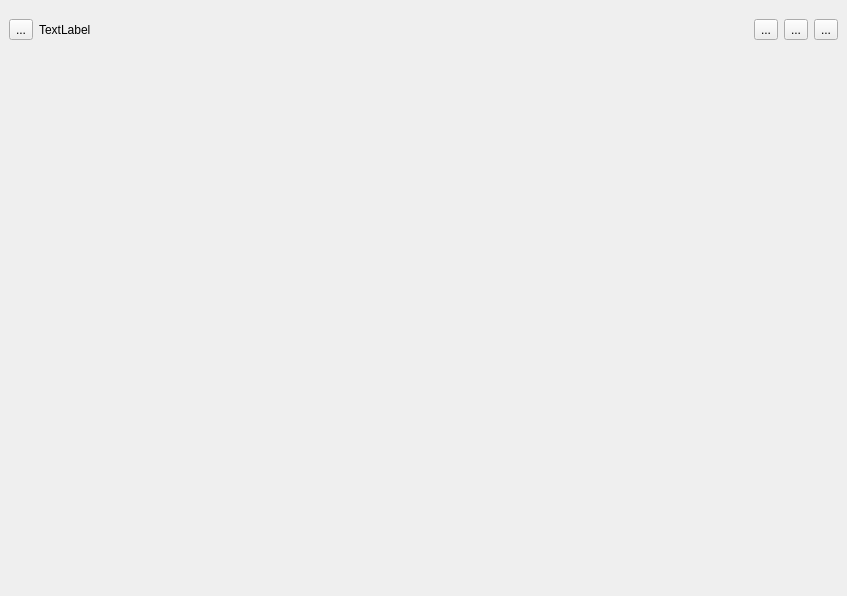
<?xml version="1.0" encoding="UTF-8"?>
<ui version="4.0">
 <class>SDialog</class>
 <widget class="QDialog" name="SDialog">
  <property name="geometry">
   <rect>
    <x>0</x>
    <y>0</y>
    <width>847</width>
    <height>596</height>
   </rect>
  </property>
  <property name="windowTitle">
   <string>Dialog</string>
  </property>
  <layout class="QGridLayout" name="gridLayout">
   <property name="leftMargin">
    <number>0</number>
   </property>
   <property name="topMargin">
    <number>0</number>
   </property>
   <property name="rightMargin">
    <number>0</number>
   </property>
   <property name="bottomMargin">
    <number>0</number>
   </property>
   <property name="spacing">
    <number>0</number>
   </property>
   <item row="1" column="1">
    <widget class="QWidget" name="widget_dialogTitleBar" native="true">
     <property name="sizePolicy">
      <sizepolicy hsizetype="Expanding" vsizetype="Preferred">
       <horstretch>0</horstretch>
       <verstretch>0</verstretch>
      </sizepolicy>
     </property>
     <property name="minimumSize">
      <size>
       <width>0</width>
       <height>60</height>
      </size>
     </property>
     <layout class="QHBoxLayout" name="horizontalLayout">
      <item>
       <widget class="QToolButton" name="toolButton_dialogIcon">
        <property name="text">
         <string>...</string>
        </property>
       </widget>
      </item>
      <item>
       <widget class="QLabel" name="label_dialogTitle">
        <property name="text">
         <string>TextLabel</string>
        </property>
       </widget>
      </item>
      <item>
       <spacer name="horizontalSpacer">
        <property name="orientation">
         <enum>Qt::Horizontal</enum>
        </property>
        <property name="sizeHint" stdset="0">
         <size>
          <width>572</width>
          <height>20</height>
         </size>
        </property>
       </spacer>
      </item>
      <item>
       <widget class="QToolButton" name="toolButton_minSizeDialog">
        <property name="text">
         <string>...</string>
        </property>
       </widget>
      </item>
      <item>
       <widget class="QToolButton" name="toolButton_maxRestoreDialog">
        <property name="text">
         <string>...</string>
        </property>
       </widget>
      </item>
      <item>
       <widget class="QToolButton" name="toolButton_closeDialog">
        <property name="text">
         <string>...</string>
        </property>
       </widget>
      </item>
     </layout>
    </widget>
   </item>
   <item row="2" column="1">
    <widget class="QWidget" name="widget_client" native="true">
     <property name="sizePolicy">
      <sizepolicy hsizetype="Expanding" vsizetype="Expanding">
       <horstretch>0</horstretch>
       <verstretch>0</verstretch>
      </sizepolicy>
     </property>
    </widget>
   </item>
   <item row="1" column="2" rowspan="2">
    <widget class="QWidget" name="widget_rightBorder" native="true">
     <property name="sizePolicy">
      <sizepolicy hsizetype="Preferred" vsizetype="Expanding">
       <horstretch>0</horstretch>
       <verstretch>0</verstretch>
      </sizepolicy>
     </property>
     <property name="cursor">
      <cursorShape>SizeHorCursor</cursorShape>
     </property>
    </widget>
   </item>
   <item row="0" column="1">
    <widget class="QWidget" name="widget_topBorder" native="true">
     <property name="sizePolicy">
      <sizepolicy hsizetype="Expanding" vsizetype="Preferred">
       <horstretch>0</horstretch>
       <verstretch>0</verstretch>
      </sizepolicy>
     </property>
     <property name="cursor">
      <cursorShape>SizeVerCursor</cursorShape>
     </property>
    </widget>
   </item>
   <item row="1" column="0" rowspan="2">
    <widget class="QWidget" name="widget_leftBorder" native="true">
     <property name="sizePolicy">
      <sizepolicy hsizetype="Preferred" vsizetype="Expanding">
       <horstretch>0</horstretch>
       <verstretch>0</verstretch>
      </sizepolicy>
     </property>
     <property name="cursor">
      <cursorShape>SizeHorCursor</cursorShape>
     </property>
    </widget>
   </item>
   <item row="3" column="1">
    <widget class="QWidget" name="widget_botBorder" native="true">
     <property name="sizePolicy">
      <sizepolicy hsizetype="Expanding" vsizetype="Preferred">
       <horstretch>0</horstretch>
       <verstretch>0</verstretch>
      </sizepolicy>
     </property>
     <property name="cursor">
      <cursorShape>SizeVerCursor</cursorShape>
     </property>
    </widget>
   </item>
   <item row="0" column="0">
    <widget class="QWidget" name="widget_topLeftBorder" native="true">
     <property name="cursor">
      <cursorShape>SizeFDiagCursor</cursorShape>
     </property>
    </widget>
   </item>
   <item row="0" column="2">
    <widget class="QWidget" name="widget_topRightBorder" native="true">
     <property name="cursor">
      <cursorShape>SizeBDiagCursor</cursorShape>
     </property>
    </widget>
   </item>
   <item row="3" column="2">
    <widget class="QWidget" name="widget_botRightBorder" native="true">
     <property name="cursor">
      <cursorShape>SizeFDiagCursor</cursorShape>
     </property>
    </widget>
   </item>
   <item row="3" column="0">
    <widget class="QWidget" name="widget_botLeftBorder" native="true">
     <property name="cursor">
      <cursorShape>SizeBDiagCursor</cursorShape>
     </property>
    </widget>
   </item>
  </layout>
 </widget>
 <resources/>
 <connections/>
</ui>
